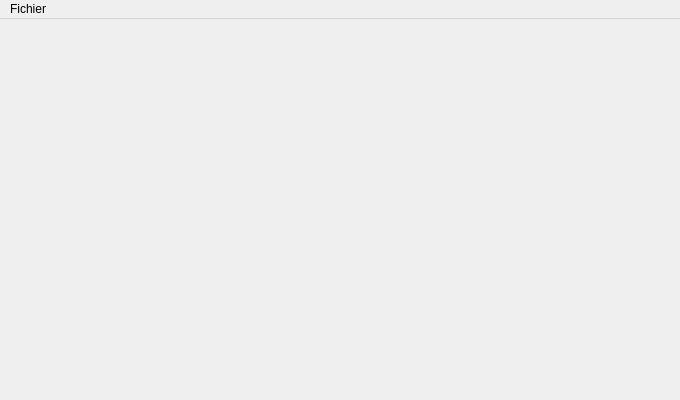
<?xml version="1.0" encoding="UTF-8"?>
<ui version="4.0">
 <class>MainWindow</class>
 <widget class="QMainWindow" name="MainWindow">
  <property name="geometry">
   <rect>
    <x>0</x>
    <y>0</y>
    <width>680</width>
    <height>400</height>
   </rect>
  </property>
  <property name="sizePolicy">
   <sizepolicy hsizetype="Fixed" vsizetype="Fixed">
    <horstretch>0</horstretch>
    <verstretch>0</verstretch>
   </sizepolicy>
  </property>
  <property name="minimumSize">
   <size>
    <width>680</width>
    <height>400</height>
   </size>
  </property>
  <property name="maximumSize">
   <size>
    <width>680</width>
    <height>400</height>
   </size>
  </property>
  <property name="baseSize">
   <size>
    <width>680</width>
    <height>400</height>
   </size>
  </property>
  <property name="focusPolicy">
   <enum>Qt::TabFocus</enum>
  </property>
  <property name="windowTitle">
   <string notr="true">UTProfiler</string>
  </property>
  <widget class="QWidget" name="centralWidget">
   <property name="sizePolicy">
    <sizepolicy hsizetype="Maximum" vsizetype="Maximum">
     <horstretch>0</horstretch>
     <verstretch>0</verstretch>
    </sizepolicy>
   </property>
   <widget class="QLabel" name="backgroundimage">
    <property name="geometry">
     <rect>
      <x>0</x>
      <y>0</y>
      <width>680</width>
      <height>400</height>
     </rect>
    </property>
    <property name="sizePolicy">
     <sizepolicy hsizetype="Preferred" vsizetype="Preferred">
      <horstretch>0</horstretch>
      <verstretch>0</verstretch>
     </sizepolicy>
    </property>
    <property name="text">
     <string/>
    </property>
    <property name="pixmap">
     <pixmap resource="../resources/files.qrc">:/images/login-background</pixmap>
    </property>
   </widget>
  </widget>
  <widget class="QMenuBar" name="menuBar">
   <property name="geometry">
    <rect>
     <x>0</x>
     <y>0</y>
     <width>680</width>
     <height>22</height>
    </rect>
   </property>
   <widget class="QMenu" name="menuFichier">
    <property name="title">
     <string>Fichier</string>
    </property>
    <addaction name="actionCharger"/>
   </widget>
   <addaction name="menuFichier"/>
  </widget>
  <action name="actionCharger">
   <property name="text">
    <string>Charger</string>
   </property>
  </action>
 </widget>
 <layoutdefault spacing="6" margin="11"/>
 <resources>
  <include location="../resources/files.qrc"/>
 </resources>
 <connections/>
</ui>
